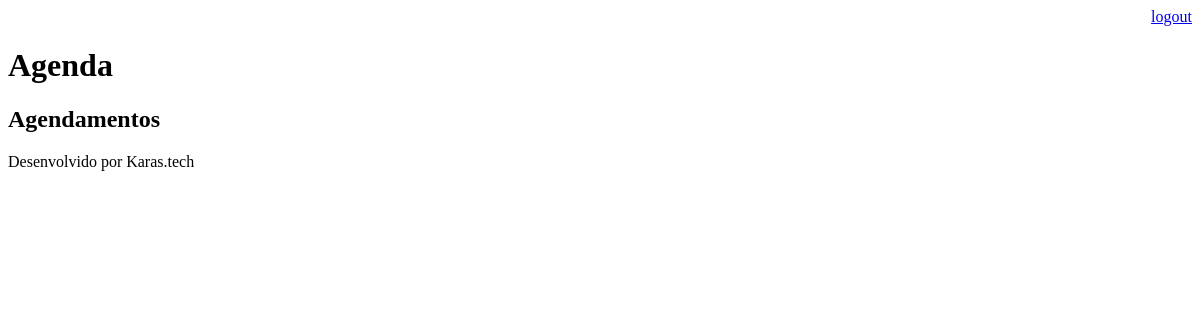
The page /agenda/ (signed in) on the database as committed earlier.
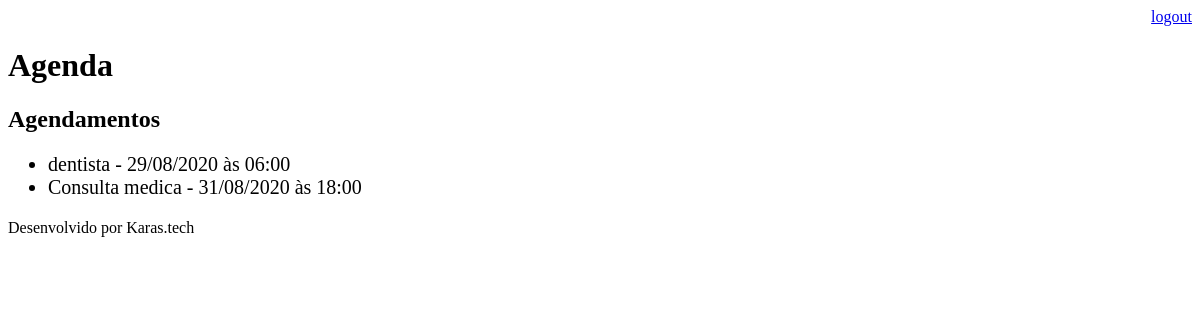
The same page on the database as committed later.
### core/models.py (models this page shows, shortened)
class Evento(models.Model):
    titulo = models.CharField(max_length=100)
    descricao = models.TextField(blank=True, null=True)
    data_evento = models.DateTimeField(verbose_name='Data do Evento')
    data_criacao = models.DateTimeField(auto_now=True)
    usuario = models.ForeignKey(User, on_delete=models.CASCADE)
    class Meta:
        db_table = 'evento'
    def get_data_evento(self):
        return self.data_evento.strftime('%d/%m/%Y às %H:%M')

### core/views.py (the view)
# urls.py: path('agenda/', views.lista_eventos),
@login_required(login_url='/login/')
def lista_eventos(request):
    eventos = Evento.objects.all()
    dados = {'eventos':eventos}
    return render(request, 'agenda.html', dados)

### templates/agenda.html
{% extends "Model-page.html" %}
{% block content %}
    <h2>Agendamentos</h2>
    <ul style="font-size: 20px">
    {% for evento in eventos %}
        <li>{{evento.titulo}} - {{evento.get_data_evento}}</li>
    {% endfor %}
    </ul>
{% endblock %}

### templates/Model-page.html
<!DOCTYPE html>
<html lang="en">
<head>
    {% include "Model-header.html" %}
</head>
<body>
    {% block content %} {% endblock %}
    {%include "Model-footer.html" %}
</body>
</html>

### templates/Model-header.html (shortened to what this page needs)
<div align="right">
    <a href="/logout">logout</a>
</div>
<h1>Agenda</h1>

### templates/Model-footer.html
<p>Desenvolvido por Karas.tech</p>

Rows that differ between the two databases and show on the page:
added Evento: titulo "dentista", get_data_evento "29/08/2020 às 06:00"
added Evento: titulo "Consulta medica", get_data_evento "31/08/2020 às 18:00"
